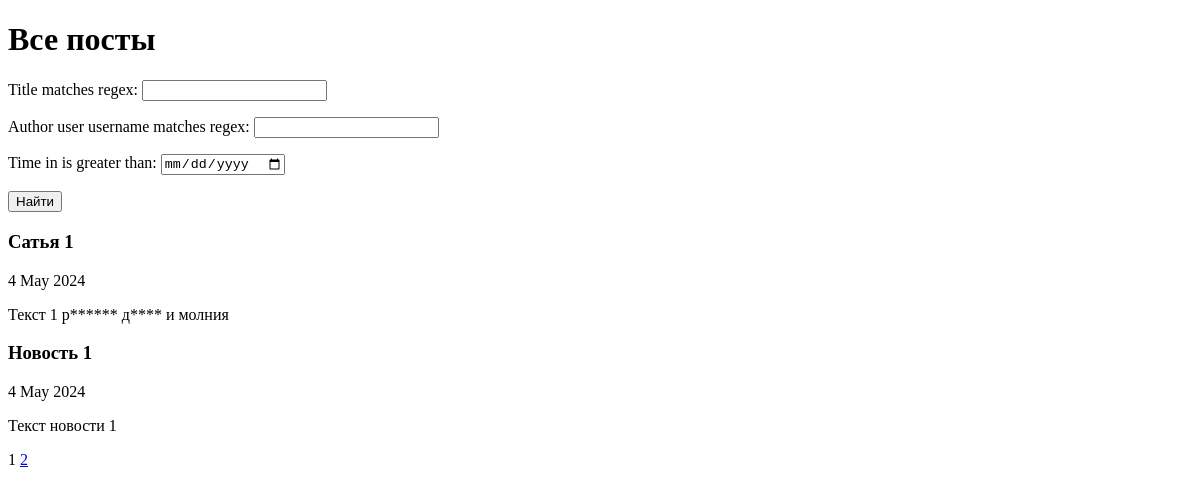
Before: /posts/search with the older database file.
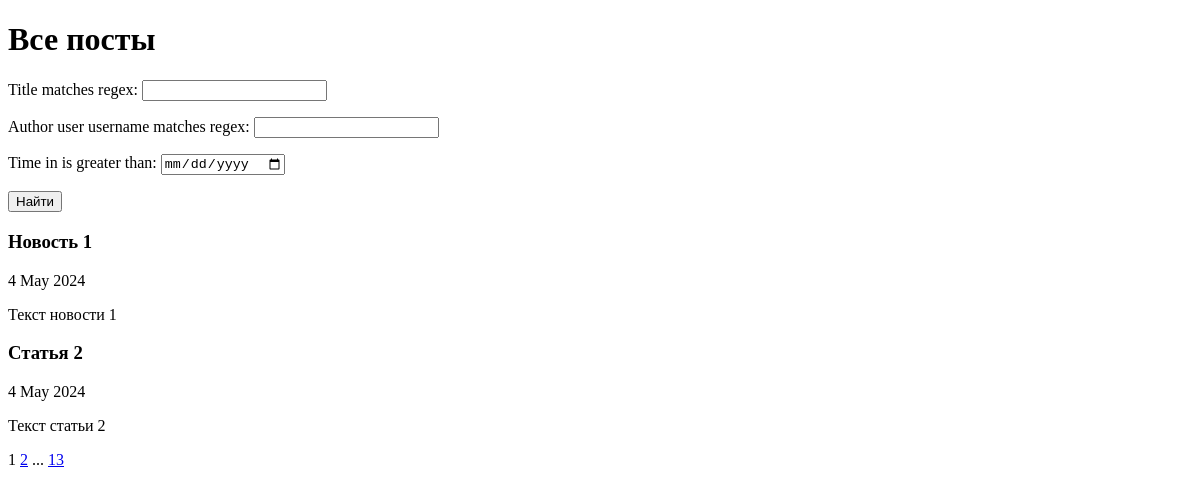
After: the same page with the newer database file.
### news_portal/models.py (models this page shows, shortened)
class Post(models.Model):
    author = models.ForeignKey(Author, on_delete=models.CASCADE, related_name='posts')
    choose = models.CharField(max_length=2, choices=POSITIONS, default=article)
    time_in = models.DateTimeField(auto_now_add=True)
    category = models.ManyToManyField(Category, through='PostCategory')
    title = models.CharField(max_length=255)
    text = models.TextField()
    rating = models.IntegerField(default=0)

### news_portal/views.py (the view)
# urls.py: path('', PostList.as_view(), name='post_list'),
class PostList(ListView):
    model = Post
    ordering = 'time_in'
    template_name = 'posts.html'
    context_object_name = 'posts'
    paginate_by = 2
    def get_queryset(self):
        queryset = super().get_queryset()
        self.filterset = PostFilter(self.request.GET, queryset)
        return self.filterset.qs
    def get_context_data(self, **kwargs):
        context = super().get_context_data(**kwargs)
        context['filterset'] = self.filterset
        return context

### news_portal/templatetags/custom_filters.py (called while the page is built)
@register.filter()
def censor(value):
    censored_value = value
    for word in word_list:
        censored_value = censored_value.replace(word[1:], '*' * (len(word) - 1)) if len(word) > 1 else censored_value
    return censored_value

### news_portal/templatetags/custom_tags.py (called while the page is built)
@register.simple_tag(takes_context=True)
def url_replace(context, **kwargs):
    d = context['request'].GET.copy()
    for k, v in kwargs.items():
        d[k] = v
    return d.urlencode()

### templates/posts.html (shortened to what this page needs)
{% extends 'flatpages/default.html' %}
{% load custom_filters %}
{% load custom_tags %}
{% block content %}
   <h1>Все посты</h1>
    {% if request.path == "/posts/search" %}
    <form action="" method="get">
       {{ filterset.form.as_p }}
       <input type="submit" value="Найти" />
    </form>
    {% endif %}
   {% if posts %}
      {% for post in posts %}
         <h3>{{ post.title|censor }}</h3>
         <p>{{ post.time_in|date:"j E Y" }}</p>
         <p>{{ post.text|truncatechars:60|censor }}</p>
      {% endfor %}
   {% else %}
      <h1>Постов нет</h1>
   {% endif %}
   {{ page_obj.number }}
   {% if page_obj.has_next %}
       <a href="?{% url_replace page=page_obj.next_page_number %}">{{ page_obj.next_page_number }}</a>
       {% if paginator.num_pages != page_obj.next_page_number %}
           ...
           <a href="?{% url_replace page=page_obj.paginator.num_pages %}">{{ page_obj.paginator.num_pages }}</a>
       {% endif %}
   {% endif %}
{% endblock content %}

Changed rows visible on the page:
removed Post: title|censor "Сатья 1", time_in "4 May 2024", text|censor "Текст 1 р****** д**** и молния"
now on this page (row unchanged): Post: title|censor "Статья 2", time_in "4 May 2024", text|censor "Текст статьи 2"
Other visible differences:
{{ page_obj.paginator.num_pages }}: (not shown) → "13"
